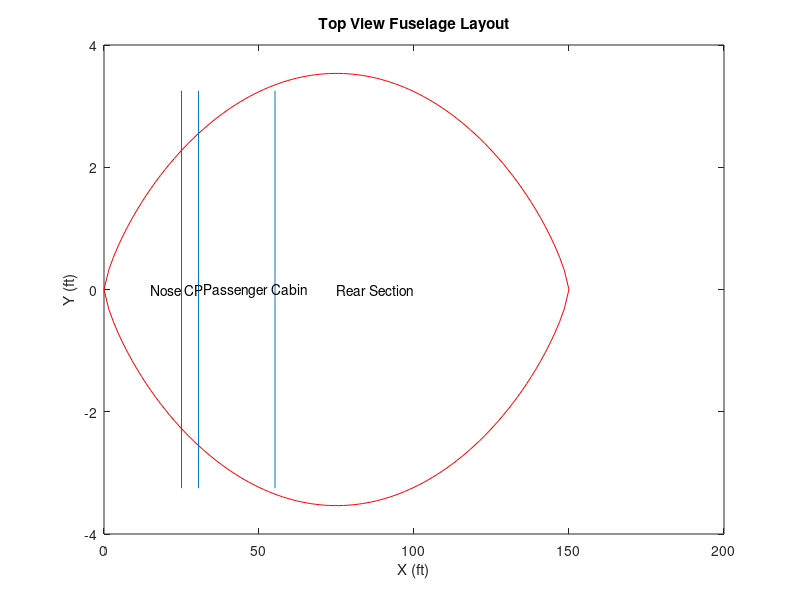
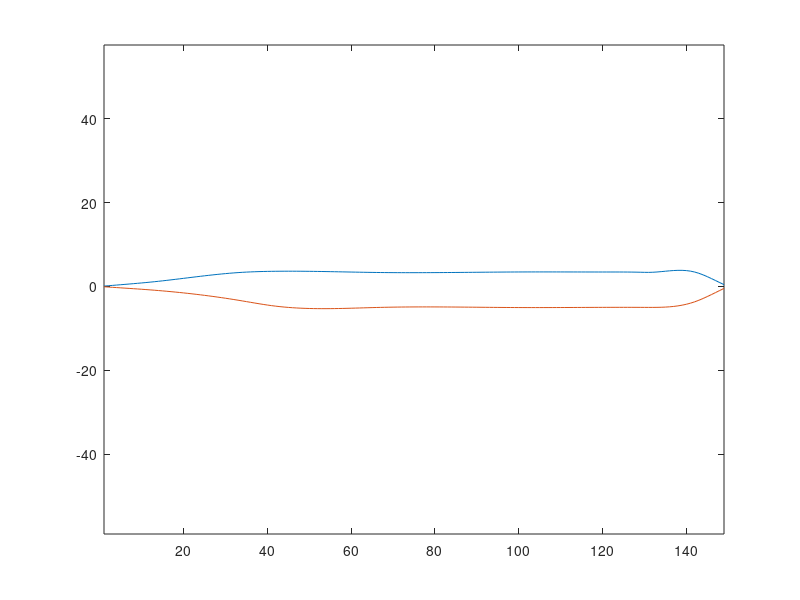

MATLAB code to generate these figures, in order:
%% Fuselage Preliminary Design % Sadraey %
% Meta
% FUSELAGE DESIGN CHANGED TO SEARS-HAACK BODY
% Total Length Extended to 150ft
%%
% Test Change in GITHUB
% Design Requirements 
% Main: Accomodate Passengers
% Secondary: Must accomodate crew, landing gear, fuel, systems, empennage
% Optimization: Low Drag, Positive Lift generation, low weight, comfort,
% structural flight, external symmetry, low wetted area
%% Load Aircraft Variables
if ~exist('Wt', 'var')
   clc;
   clear;
   load('aircraft_vars.mat'); 
   close all;
end

%% Determine Number of Passengers and Crew
n_p = 10; % number of passengers
n_c = 2; % number of crew members
%% Establish Human Size and Target Passenger
% Passengers will be from U.S.
% Figures 7.5 and 7.6
% Design for passengers that are 5' 2" - 6' 3"
% Arm length 2.6 ft
% Chair Height 1.6 ft
% Shoulder to Shoulder 2ft
%% Cockpit % Sadraey %
% Distance from spine to taxi instrument 3.5 ft
% 1ft minimum from butt to floor
% 4 - 10 cm
T_w = 0.23; % ft with 7 cm wall thickness
L_CP = 5.5; %ft preliminary choice
W_pilot = 15/12; % distance between pilot seats (aisle) ft 
% Table 7.4
W_CPs = 20/12; % seat width cockpit ft
W_CP = 2*W_CPs + W_pilot; % Cockpit Width interior
% Equation 7.9 
D_CP = W_CP + 2*T_w; % diameter of cockpit with thickness included
% Must look into instrumentation sizing
fprintf('Cockpit Diameter is %0.2f ft \n',D_CP)
fprintf('Cockpit Length is %0.2f ft \n',L_CP)
%% Passenger Cargo
% pg 369 Eq 7.4
v_b = 5.156; % average bag/luggage size ft^3
v_btotal = n_p * v_b; %ft^3


%% L/D length to diameter ratio
% Table 7.7
% L/D for Concorde is 23.
% shooting for this range
%% Passenger Cabin % Sadraey %
% Calculate Cabin Diameter
W_s = 22/12 ; % seat width ft
% Table 7.3
W_a = 23/12; % aisle distance ft
W_C = 2*W_s + W_a; % Interior Cabin Width ft
% Equation 7.9
D_C = W_C + 2*T_w; % Cabin Diameter ft

% Calculate Cabin Length
P_s = 40/12; % seat pitch or distance between seats (ft)

n_r = n_p/2; % number of rows
% Equation 7.1
L_C = n_r*P_s+8; % Cabin Length
fprintf('Passenger Cabin Diameter is %0.2f ft \n',D_C)
fprintf('Passenger Cabin Length is %0.2f ft \n',L_C)
% Headroom from Table 7.4
% Will we have carry-on over or same level?
Headroom = 66.912; %ft for first class
% Must also consider lavatory

%% Cargo
% Depends on volume and will most likely be beneath passenger cabin
%% Nose Design
% Look at supersonic design and weight and balance
L_n = 25; % arbitrary length of nose ft
% Looking at the SEARS-HACK Body Equation from WIKIPEDIA
% x = linspace(0,0.5,100); % range
% R_max = 2; % arbitrary maximum nose radius ft
% V_n = (3*pi^2/16 * R_max^2*L_n)/2; % Volume of nose
% S_x = pi*R_max^2*(4*x.*(1-x)).^(3/2); % nose cross sectional area
% r_x = R_max*(4*x.*(1-x)).^(3/4);% nose radius
% FigHandle = figure('Position', [250, 250, L_n*40, R_max*40]);
% figure(1)
% plot(2*x*L_n,r_x,'r',2*x*L_n,-r_x,'r')
% title('Sears-Hack Body Nose Design')
% Based on Wave Drag Equation, wave drag is reduced by increasing length
% and decreasing volume
% calculated from the derivative of the radius
% Theta = 16.4223 degrees
% Beta = 58.471 degrees
% Oblique Shock Ma2 = 1.06
%% Rear Section
% Will Include Tail and Wing as well for supersonic aircraft.

L_R = 98.33-3.5; % arbitrary length of rear section ft


%% Length to Diameter Ratio Fineness Ratio
L_N = 25; % arbitrary length of nose ft
%% Length of Fuselage
% Equation 7.10 
L_F = L_CP + L_C + L_N + L_R; % Total Fuselage Length
fprintf('The fuselage length is %0.2f ft \n',L_F)
%% Length to Diameter Ratio
Dmax = 100/12;
LF_DF = L_F/Dmax; 
fprintf('The L/D ratio for the fuselage is %0.2f  \n',LF_DF)
%% Fuel Tanks
m_f = 213514/9.81; % kg of fuel
% Table 7.8 for fuel types and density
rho_f = 840; % kg/m^3
V_f = m_f/rho_f; % m^3
V_f = V_f * 35.31; % ft^3
fprintf('The fuel tank volume is %0.2f ft^3 \n',1.2*V_f)
%% Volume of Bottom Half
% Equation 7.4a
V_bot = 0.5* (pi*W_C^2/4*(L_C+L_R));
fprintf('The bottom volume for the fuselage is %0.2f ft^3 \n',V_bot)
%% SEARS-HACK FUSELAGE
% Look at supersonic design and weight and balance
L_F2 = L_F; % Length of Fuselage
% Looking at the SEARS-HACK Body Equation from WIKIPEDIA
x = linspace(0,1,100); % range
x_2 = linspace(0,150*12,100);
R_max = D_C/2; % maximum radius of Sears Haack
V_n = (3*pi^2/16 * R_max^2*L_F2)/2;
S_x = pi*R_max^2*(4*x.*(1-x)).^(3/2); % nose cross sectional area
r_x = R_max*(4*x.*(1-x)).^(3/4);
r_x2 = ((1/(12.*L_F2)).*(4.*x_2.*(12.*L_F2-x_2)).^.75)/12; % Solidworks
figure('Position', [250, 250, L_F2*40, R_max*40]);
%figure(1)
x_CP = L_n+L_CP;
x_C = x_CP + L_C;
plot(x*L_F2,r_x2,'r',x*L_F2,-r_x2,'r')
line([L_n L_n], [-3.25 3.25]);
line([x_CP x_CP], [-3.25 3.25]);
line([x_C x_C], [-3.25 3.25]);

ylabel('Y (ft)')
xlabel('X (ft)')
title('Top View Fuselage Layout')
text(32,0,'Passenger Cabin')
text(26,0,'CP')
text(15,0,'Nose')
text(75,0,'Rear Section')
%title('Haack Body Fuselage Design')

% close all;
Xloc = [0, 13.33155, 100/3, 41.66667, 66.667, 100, 120.83333, 129.1667, 131.25, 141.6667, L_F2];
Z_UP = [0, 1.16652, 10/3, 3.62475, 10/3, 3.46122, 3.45386, 3.39437, 3.36786, 3.52812, 0];
ZX1_u = (Z_UP(2) - Z_UP(1))/(Xloc(2) - Xloc(1));
ZXn_u = (Z_UP(end) - Z_UP(end-1))/(Xloc(end) - Xloc(end-1));
Zdat_u = spline(Xloc, [ZX1_u, Z_UP, ZXn_u]);

Z_LOW = [0.0, 0.91758, 10/3, 4.65953, 5.00052, 5.03238, 4.98319, 4.98680, 4.99473, 3.77775, 0]; 
ZX1_l = (Z_LOW(2) - Z_LOW(1))/(Xloc(2) - Xloc(1));
ZXn_l = (Z_LOW(end) - Z_LOW(end-1))/(Xloc(end) - Xloc(end-1));
Zdat_l = spline(Xloc, [ZX1_l Z_LOW ZXn_l]);

figure();plot(1:L_F2, spline(Xloc, [ZX1_u, Z_UP, ZXn_u], 1:L_F2));
hold on;
plot(1:L_F2, -1.*spline(Xloc, [ZX1_l Z_LOW ZXn_l], 1:L_F2));
axis equal

edit_vsp = 0; % change this one if you want to modify the VSP file!

if edit_vsp == 1
    for i = 1:length(Xloc)
        [R_val, R_nx, R_nxx] = fuselage_geom(Xloc(i), R_max, L_F2);
       fprintf('X = %0.5f, Station %i\n', Xloc(i), i-1);
       fprintf('Height: %0.5f\n', Z_UP(i) + Z_LOW(i));
       fprintf('Z_Disp: %0.5f\n', Z_UP(i)-0.5*(Z_UP(i)+Z_LOW(i)));
       fprintf('MaxWLoc: %0.5f\n', 1 - Z_UP(i)/(0.5*(Z_UP(i)+Z_LOW(i))));
       fprintf('\n');
       fprintf('Radius (Right) = %0.5f\n', R_val*2);
       fprintf('Angle (Right) = %0.5f\n', R_nx);
       fprintf('Curvature (Right) = %0.5f\n', R_nxx);
       fprintf('\n');
       if i == length(Xloc)
    %        fprintf('Radius (Top) = %0.5f\n', Z_UP(i-1));
           fprintf('Angle (Top) = %0.5f\n', atand(Zdat_u.coefs(i-1,3)));
           fprintf('Curvature (Top) = %0.5f\n', 2*Zdat_u.coefs(i-1,2));
           fprintf('\n');
    %        fprintf('Radius (Bottom) = %0.5f\n', Z_UP(i-1));
           fprintf('Angle (Bottom) = %0.5f\n', atand(Zdat_l.coefs(i-1,3)));
           fprintf('Curvature (Bottom) = %0.5f\n', 2*Zdat_l.coefs(i-1,2));
       else
           fprintf('Angle (Top) = %0.5f\n', atand(Zdat_u.coefs(i,3)));
           fprintf('Curvature (Top) = %0.5f\n', 2*Zdat_u.coefs(i,2));
           fprintf('\n');
    %        fprintf('Radius (Bottom) = %0.5f\n', Z_UP(i));
           fprintf('Angle (Bottom) = %0.5f\n', atand(Zdat_l.coefs(i,3)));
           fprintf('Curvature (Bottom) = %0.5f\n', 2*Zdat_l.coefs(i,2));
       end

       fprintf('\n\n');
    end
end
% [R_cp, R_cpx, R_cpxx] = fuselage_geom(x_CP, R_max, L_F2);
% [R_c, R_cx, R_cxx] = fuselage_geom(x_C, R_max, L_F2);
%%
% z = L_F*x;
% Z = meshgrid(z,z);
% Theta = linspace(0,2*pi,100);
% [R ,PHI] = meshgrid(r_x,Theta);
% FigHandle = figure('Position', [50, 50, 600, 600]);
% surf(R.*cos(PHI), R.*sin(PHI), Z);
% view(3)
% set(gca,'zdir','reverse')
% colormap hsv
% axis equal
%% Egress
% By FAR 25 Rules, aircraft with passengers between 10 and 19
% passengers must have emergency egress of rectangular shape no less than
% 20" wide and 36" tall with stepup no greater that 20" (27" if above wing)
